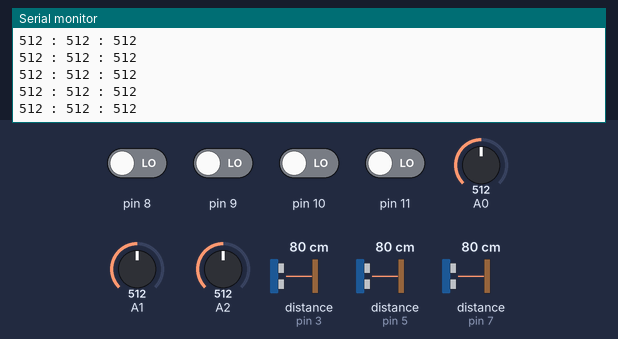
Simulated run of this sketch. Board: Arduino Uno, built with avr-gcc and run on an emulated ATmega328P. On the bench: the last lines printed to the serial monitor. The inputs (shaded band) are chosen by the test bench; at power-on: pin 8–11 LOW, A0 = 512, A1 = 512, A2 = 512, distance to the obstacle (sensors on pin 3, pin 5, pin 7) 80 cm. The echo pulse lasts 58.3 µs per cm.

Above: at 1.2 s.
1.3 s: A0 set to 716
At 2.0 s:
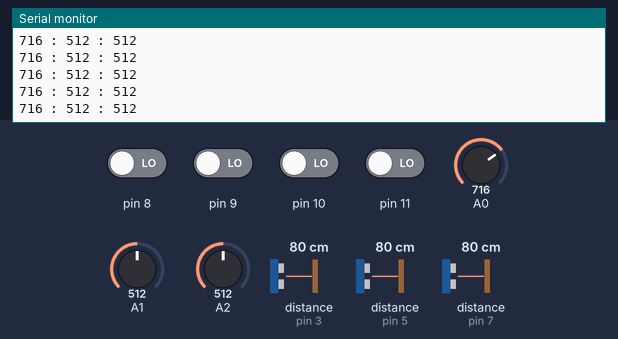
2.8 s: A1 set to 716
At 3.8 s:
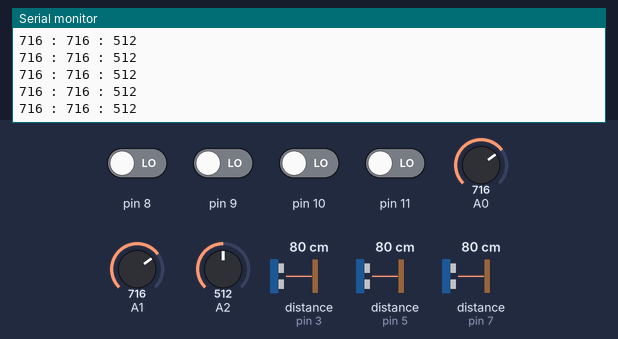
4.3 s: A2 set to 716
At 4.8 s:
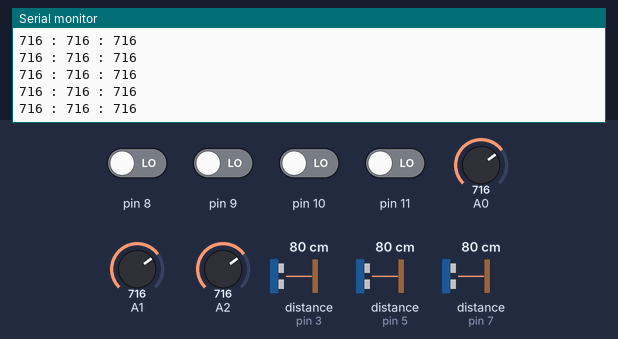
5.8 s: A0 set to 992
At 6.4 s:
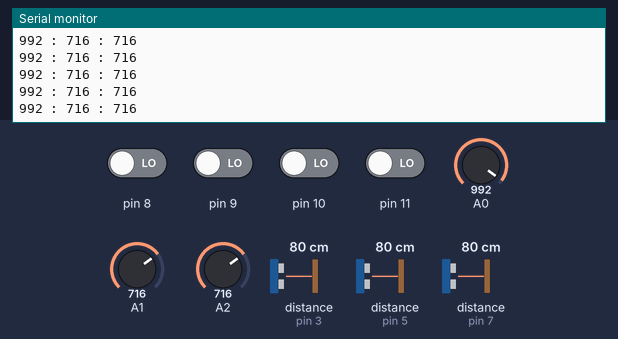
7.3 s: A1 set to 992
At 8.4 s:
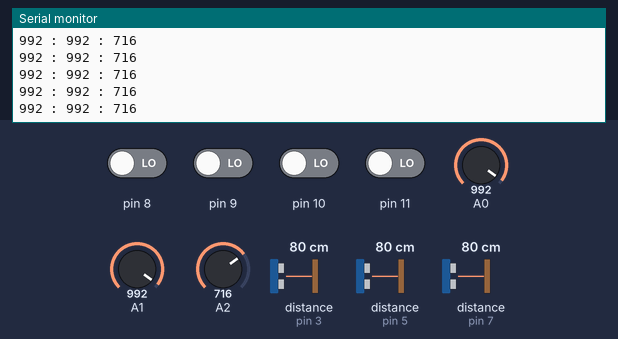
8.8 s: A2 set to 992
At 9.5 s:
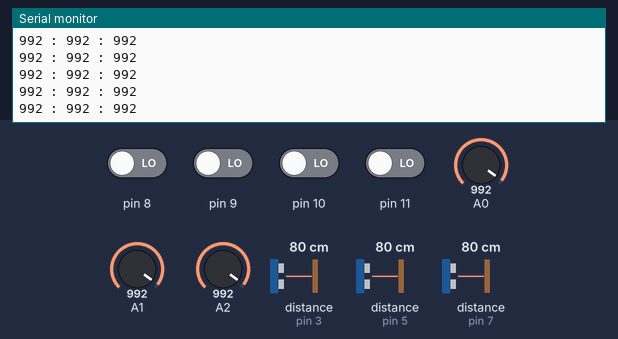
Timing chart, 0 to 11.3 s (numbered marks = the images above; inputs shaded):
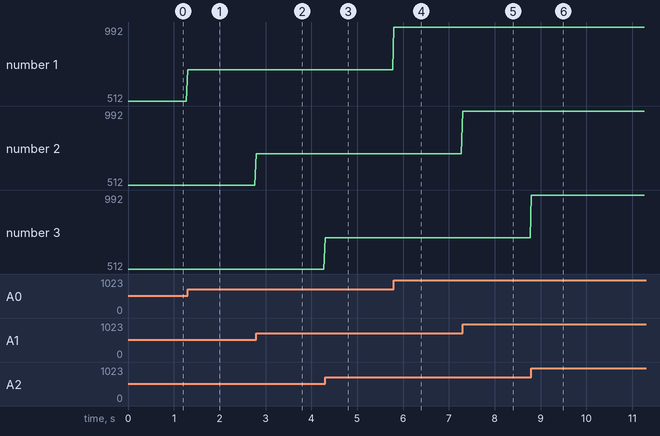

Measured:
- after the input at 1.3 s, the serial monitor: prints a new line at once (image 1)
- after the input at 2.8 s, the serial monitor: prints a new line at once (image 2)
- after the input at 4.3 s, the serial monitor: prints a new line at once (image 3)
- after the input at 5.8 s, the serial monitor: prints a new line at once (image 4)
- after the input at 7.3 s, the serial monitor: prints a new line at once (image 5)
- after the input at 8.8 s, the serial monitor: prints a new line at once (image 6)
- plotted number 1: 512 → 716 after the input at 1.3 s, 716 → 992 after the input at 5.8 s

The sketch:

sensorManagerMultiRate.ino
```cpp
/*
file:sensorManagerMultiRate.ino
date:9.20.2016
Author: Alex Dawson-Elli
Contributor: Peter Adamczyk

Updated 2021-02-17:
	multi-rate streaming (Encoders 100 Hz, Analog and Ultrasound 10 Hz)
	Remove #STREAM and #REQUEST_RESPONSE flags (never really existed)
	Remove #APERIODIC mode due to interrupt interference.
	Add #DECIMATION_COUNT to report Analog and Ultrasound much less frequently than Encoders.
Updated 2021-09-21:
  Change encoders to E1 and E2
*/

//imports
#include <avr/io.h>
#include <stdint.h>            // has to be added to use uint8_t
#include <avr/interrupt.h>     // Needed to use interrupts
#include <Arduino.h>           // Needed for analog macros A0 etc.

////libraries to be stored in local directories
//#include "TimerOne/TimerOne.h"         // High level lib for timer interrupt
//#include "NewPing/NewPing.h"
// Use this form if the libraries have been imported to Arduino workspace
#include <TimerOne.h>
#include <NewPing.h>

//--------------version selection--------------------


//------------------globals--------------------------


//-------------ISR globals

//encoder
volatile long E1Count;
volatile long E2Count;
volatile uint8_t PINBhistory = 0x00;
volatile int interruptCount = 0;


/*
PIN mapping Table:

__________|_______|______
Encoder11 | PINB0 | D8          //encoder 1, channel 1 of quadrature
Encoder12 | PINB1 | D9          //encoder 1, channel 2 of quadrature
Encoder21 | PINB2 | D10         //...
Encoder22 | PINB3 | D11         //...
*/


/*lookup table - 4x4 table, defining how to adjust
the counter depending on the transition between
the old state and the new one. the stateChangeTable
should be called as: stateChangeTable[old][new]

note that the state of the bits maps to the index
values of the table as the decimal representation of
their binary values:
00 -> 0
01 -> 1
10 -> 2
11 -> 3
*/

char stateChangeTable[4][4] = //validate correctness
{
    { 0,-1, 1, 0},
    { 1, 0, 0,-1},
    {-1, 0, 0, 1},
    { 0, 1,-1, 0}
};


//ping
volatile int pingFlightTime[3];

#define MAX_DISTANCE 200 // Maximum distance we want to ping for (in centimeters). Maximum sensor distance is rated at 400-500cm.
#define SONAR_NUM 3
uint8_t triggerPin[3] = {2, 4, 6};
uint8_t    echoPin[3] = {3, 5, 7};


//NewPing sonar(TRIGGER_PIN, ECHO_PIN, MAX_DISTANCE);
NewPing sonar[SONAR_NUM] =    //sensor object array
{
  NewPing(triggerPin[0], echoPin[0], MAX_DISTANCE),  // U0
  NewPing(triggerPin[1], echoPin[1], MAX_DISTANCE),  // U1
  NewPing(triggerPin[2], echoPin[2], MAX_DISTANCE)   // U2
};

//analog
unsigned int A_0;
unsigned int A_1;
unsigned int A_2;
unsigned int A_3;
unsigned int A_4;
unsigned int A_5;
unsigned int A_6;
unsigned int A_7;

//serial print
#define DECIMATION_COUNT 3   // each non-encoder sensor prints every DECIMATION_COUNT encoder prints (at 100 Hz)
char count = 0;

//--------Update Functions-------------

// Interrupt Service Routine (ISR)

//Pin Change Interrupt Service Routine (pins D8 to D13)
// Counts encoders
ISR (PCINT0_vect)
{
    //process PINB
    uint8_t PINBcurrent = PINB & 0b00001111; //grab only the first 4 pins of PINB
    uint8_t changedbits = PINBcurrent ^ PINBhistory;

    //read encoder 1 and update
     if(changedbits & 0b00000011) //something has changed in encoder 1's state
    {
        E1Count += stateChangeTable[(PINBhistory & 0b00000011)][(PINBcurrent & 0b00000011)];
    }


    //read encoder 2 and update
    if(changedbits & 0b00001100) //something has changed with encoder 2's state
    {
        // note: 0b00001111 >> 2  == 0b00000011 (shift and mask at same time)
        E2Count += stateChangeTable[(PINBhistory >> 2)][(PINBcurrent >> 2)];
    }


    PINBhistory = PINBcurrent;

}

//----------- Ultrasound function to update all the two-port Ultrasonic sensors ------------
void updatePing()
{

     for (uint8_t i = 0; i < SONAR_NUM; i++)
     {
        //get read
        pingFlightTime[i] = sonar[i].ping();
        delay(50); //non-blocking

        //fix for defective sensors.
        if (pingFlightTime[i] == 0)
        {
            pinMode(echoPin[i], OUTPUT);
            digitalWrite(echoPin[i], LOW);
            pinMode(echoPin[i], INPUT);
        }


     }

}


//--------- Timer interrupt callback to send data over Serial -------------
void serialStream()
{
    sei(); // don't miss encoder counts

    //Always stream back encoder values
	// Serial.print("E1:");
    // Serial.println(E1Count);
    // Serial.print("E2:");
    // Serial.println(E2Count);

	// Also stream other signals, decimated (one other sensor per encoder sample)
	// First Analogs 0-7
    if (count == 0)
    {
		A_0 = analogRead(A0);
		//Serial.print("LEFT:");
		Serial.print(A_0);
                //delay(10);
	}
	else if (count == 1)
	{
		A_1 = analogRead(A1);
		Serial.print(" : ");
		Serial.print(A_1);
                //delay(10);
	}
	else if (count == 2)
	{
		A_2 = analogRead(A2);
		Serial.print(" : ");
		Serial.println(A_2);
                //delay(10);
	}
	else if (count == 3)
	{
		// A_3 = analogRead(A3);
		// Serial.print("A3:");
		// Serial.println(A_3);
	}
	else if (count == 4)
	{
//		A_4 = analogRead(A4);
//		Serial.print("Left:");
//		Serial.print(A_4);
	}
	else if (count == 5)
	{
		// A_5 = analogRead(A5);
		// Serial.print("A5:");
		// Serial.println(A_5);
	}
	else if (count == 6)
	{
		// A_6 = analogRead(A6);
		// Serial.print("A6:");
		// Serial.println(A_6);
	}
	else if (count == 7)
	{
		// A_7 = analogRead(A7);
		// Serial.print("A7:");
		// Serial.println(A_7);
	}
//	// Now Ultrasounds
//	else if (count == 8)
//	{
//		Serial.print("U0:");
//		Serial.println(pingFlightTime[0]);
//	}
//	else if (count == 9)
//	{
//		Serial.print("U1:");
//		Serial.println(pingFlightTime[1]);
//	}
//	else if (count == 10)
//	{
//		Serial.print("U2:");
//		Serial.println(pingFlightTime[2]);
//	}

    //update "count"
    count++;
    if(count >= DECIMATION_COUNT){count = 0;}

}


//----setup-------------

void setup()
{
    //encoder PC interrupt setup
    DDRB &= ~((1 << DDB0) | (1 << DDB1) | (1 << DDB2) | (1 << DDB3)); // DDRB = xxxx0000, PB0,PB1,PB2,PB3 are now inputs
    PORTB &= ~((1 << PORTB0) | (1 << PORTB1) | (1 << PORTB2) | (1 << PORTB3)); // turn off the Pull-ups on b  PORTB = xxxx0000;

    PCICR  |= (1 << PCIE0);     // enable pin change (PC) interrupts for D8 to D13, aka PORTB. set PCIE0 to enable PCMSK0 scan
    PCMSK0  = 0b00001111;       // enable PC interrupts only on pins 0,1,2,3
    PCIFR  |= (1 << PCIF0);     // clear any outstanding interrupts in PC flag register

    //Timer1 timer counter interrupt setup
    Timer1.initialize(10000);     //ISR period in microseconds
    Timer1.attachInterrupt(serialStream);
    Serial.begin(57600);

    sei();                     // turn on interrupts

}


//----------main loop------------
void loop()
{
    updatePing();
}
```
